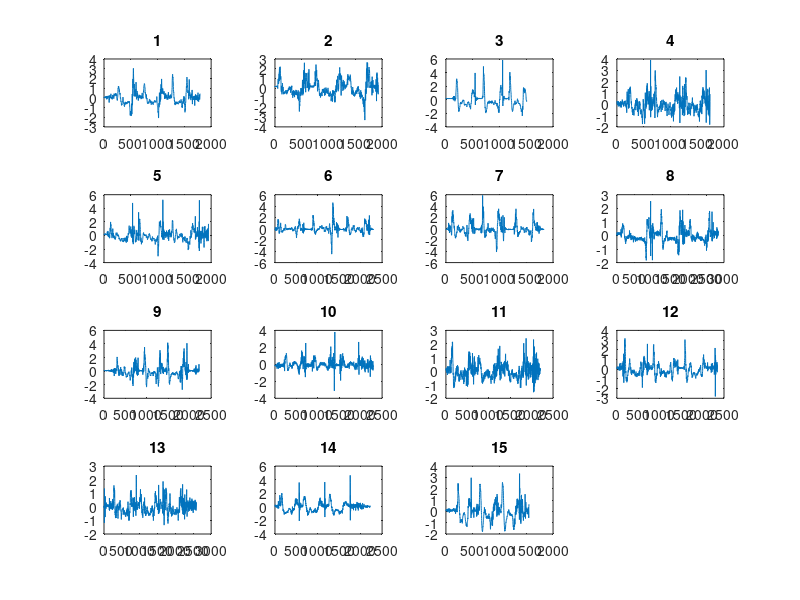
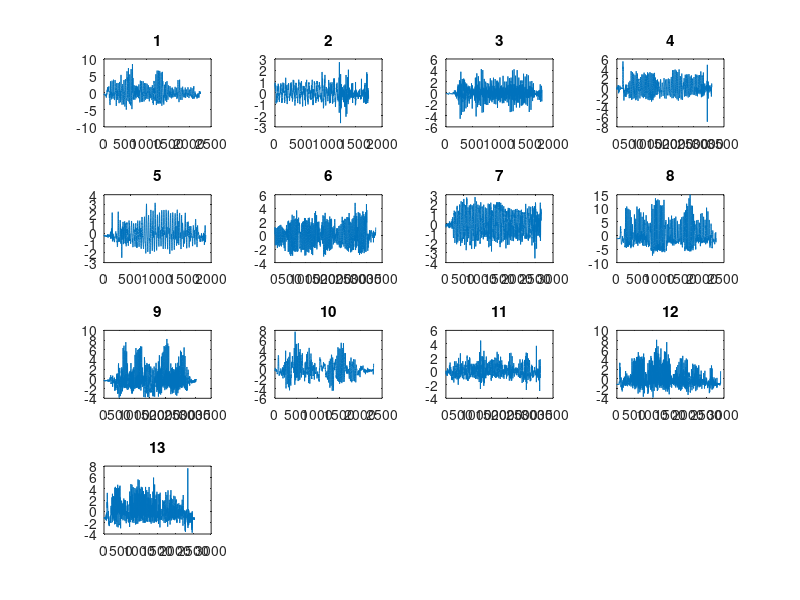
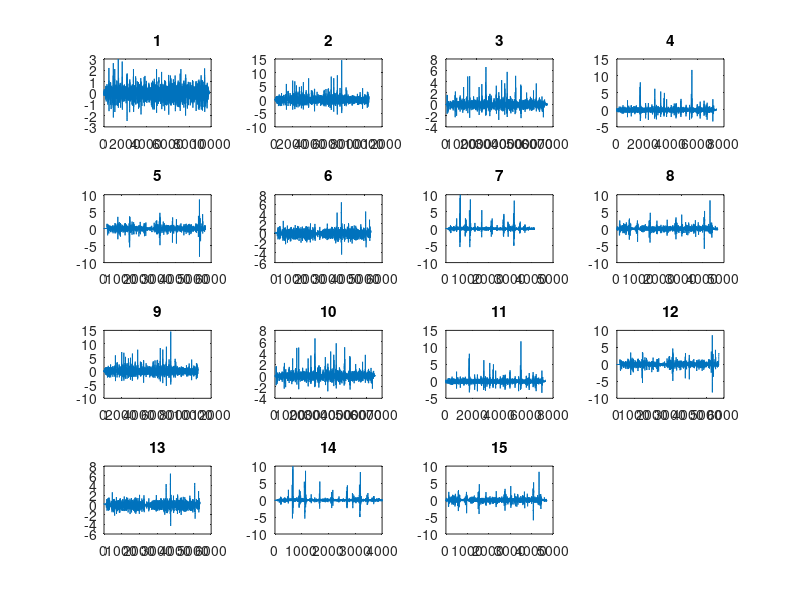
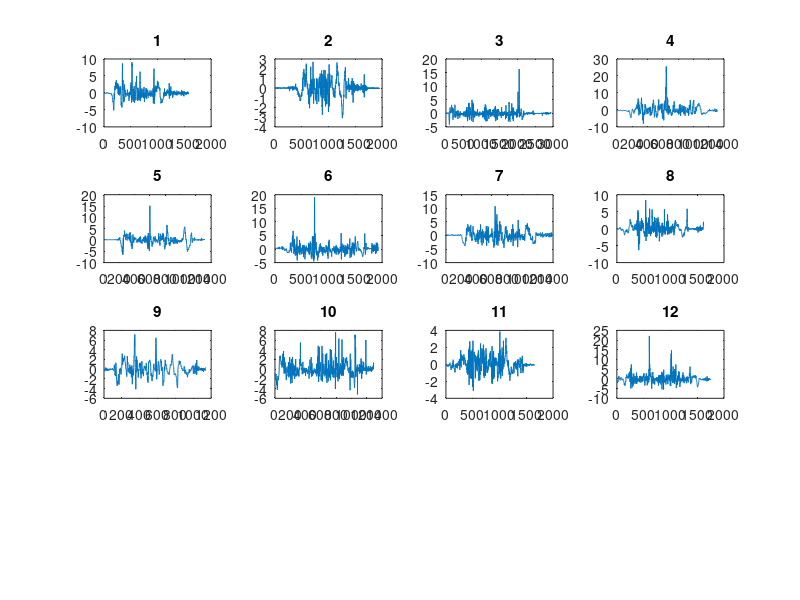

MATLAB code to generate these figures, in order: (Note: this script raises an error after producing the figures.)
close all;
clear all;
clc;

load('data.mat')

%%Plot first elements of array
% --> niet meer nodig, verder berekenen we resultantes
% --> eventueel te gebruiken in verslag
% drinking_x_firstMeasurement = data.drinking(1).x;
% drinking_y_firstMeasurement = data.drinking(1).y;
% drinking_z_firstMeasurement = data.drinking(1).z;
% 
% figure, plot(drinking_x_firstMeasurement)
% 
% brush_x_firstMeasurement = data.brush(1).x;
% brush_y_firstMeasurement = data.brush(1).y;
% brush_z_firstMeasurement = data.brush(1).z;
% 
% figure, plot(brush_x_firstMeasurement)
% 
% shoe_x_firstMeasurement = data.shoe(1).x;
% shoe_y_firstMeasurement = data.shoe(1).y;
% shoe_z_firstMeasurement = data.shoe(1).z;
% 
% figure, plot(shoe_x_firstMeasurement)
% 
% writing_x_firstMeasurement = data.writing(1).x;
% writing_y_firstMeasurement = data.writing(1).y;
% writing_z_firstMeasurement = data.writing(1).z;
% 
% figure, plot(writing_x_firstMeasurement)

%%create featureMatrix
featureMatrix = zeros(numel(data.drinking) + numel(data.brush) + numel(data.shoe) + numel(data.writing),5);

%% Calculate drinking
figure('NumberTitle','off','Name','Drinking data')
amountDrinking = numel(data.drinking);

for ii=1:amountDrinking
    % Get the x,y,z measurements
    drinking_x_Measurement = data.drinking(ii).x;
    drinking_y_Measurement = data.drinking(ii).y;
    drinking_z_Measurement = data.drinking(ii).z;
    % Calculate mean
%     drinking_x_mean = mean(drinking_x_Measurement);
%     drinking_y_mean = mean(drinking_y_Measurement);
%     drinking_z_mean = mean(drinking_z_Measurement);
    % Resultant array
    N = numel(drinking_x_Measurement);
    drinking_result = zeros(N,1);
    % Subtract mean from each value
    for jj=1:N
%         drinking_x_Measurement(jj)=drinking_x_Measurement(jj)-drinking_x_mean;
%         drinking_y_Measurement(jj)=drinking_y_Measurement(jj)-drinking_y_mean;
%         drinking_z_Measurement(jj)=drinking_z_Measurement(jj)-drinking_z_mean;
        % Calculate resultant
        drinking_result(jj) = sqrt(drinking_x_Measurement(jj)^2 + drinking_y_Measurement(jj)^2 + drinking_z_Measurement(jj)^2);
    end
    mean_drinking_result = mean(drinking_result);
    drinking_result = drinking_result - mean_drinking_result;
    % Time domain waardes.
    featureMatrix(ii,1) = mean_drinking_result;
%     featureMatrix(ii,1) = mean_drinking_result;
    featureMatrix(ii,2) = std(drinking_result);
    featureMatrix(ii,3) = skewness(drinking_result);
    % Plot resultant in 1 subplot
    subplot(4,4,ii)
    plot(drinking_result)
    title(ii);
    
    Fs = 128;      %sample frequentie
    T = 1/Fs;       %sample periode
    L = 1500;       %lengte van het signaal
    Y = fft(drinking_result,L);
    twoSideSpectrum = abs(Y/L);
    singleSideSpectrum = twoSideSpectrum(1:L/2);
    singleSideSpectrum(2:end-1) = 2*singleSideSpectrum(2:end-1);
    f = Fs*(0:(L/2)-1)/L;
    % figure('NumberTitle','off','Name','Drinking FFT result'), plot(f,singleSideSpectrum)
    % title('spectrum of the signal')
    % xlabel('f (Hz)')
    % ylabel('|singleSideSpectrum(f)|')
    % Percentile berekening.
    
    cumsum25 = cumsum(singleSideSpectrum.^2)/sum(singleSideSpectrum.^2);    
    index25 = find(cumsum25 >= 0.25, 1, 'first');
    percentile25 = f(index25);
    cumsum75 = cumsum(singleSideSpectrum.^2)/sum(singleSideSpectrum.^2);
    index75 = find(cumsum75 >= 0.75, 1, 'first');
    percentile75 = f(index75);
    featureMatrix(ii,4) = percentile25;
    featureMatrix(ii,5) = percentile75;
end

%% Calculate brushing
figure('NumberTitle','off','Name','Brush data')
amountBrush = numel(data.brush);
for ii=1:amountBrush
    % Get the x,y,z measurements
    brush_x_Measurement = data.brush(ii).x;
    brush_y_Measurement = data.brush(ii).y;
    brush_z_Measurement = data.brush(ii).z;
    % Calculate mean
    %brush_x_mean = mean(brush_x_Measurement);
    %brush_y_mean = mean(brush_y_Measurement);
    %brush_z_mean = mean(brush_z_Measurement);
    % Resultant array
    N = numel(brush_x_Measurement);
    brush_result = zeros(N,1);
    % Subtract mean from each value
    for jj=1:N
        %brush_x_Measurement(jj)=brush_x_Measurement(jj)-brush_x_mean;
        %brush_y_Measurement(jj)=brush_y_Measurement(jj)-brush_y_mean;
        %brush_z_Measurement(jj)=brush_z_Measurement(jj)-brush_z_mean;
        % Calculate resultant
        brush_result(jj) = sqrt(brush_x_Measurement(jj)^2 + brush_y_Measurement(jj)^2 + brush_z_Measurement(jj)^2);
    end
    mean_brush_result = mean(brush_result);
    brush_result = brush_result - mean_brush_result;
    % Time domain waardes.
    featureMatrix(ii + amountDrinking,1) = mean_brush_result;
%     featureMatrix(ii + amountDrinking,1) = mean_brush_result;
    featureMatrix(ii + amountDrinking,2) = std(brush_result);
    featureMatrix(ii + amountDrinking,3) = skewness(brush_result);
    % Plot resultant in 1 subplot
    subplot(4,4,ii)
    plot(brush_result)
    title(ii);
    Fs = 128;      %sample frequentie
    T = 1/Fs;       %sample periode
    L = 1500;       %lengte van het signaal    
    Y = fft(brush_result,L);
    twoSideSpectrum = abs(Y/L);
    singleSideSpectrum = twoSideSpectrum(1:L/2);
    singleSideSpectrum(2:end-1) = 2*singleSideSpectrum(2:end-1);
%     f = Fs*(0:(L/2))/L;
%     figure('NumberTitle','off','Name','Writing FFT result'), plot(f,singleSideSpectrum)
%     title('spectrum of the signal')
%     xlabel('f (Hz)')
%     ylabel('|singleSideSpectrum(f)|')
    cumsum25 = cumsum(singleSideSpectrum.^2)/sum(singleSideSpectrum.^2);    
    index25 = find(cumsum25 >= 0.25, 1, 'first');
    percentile25 = f(index25);
    cumsum75 = cumsum(singleSideSpectrum.^2)/sum(singleSideSpectrum.^2);
    index75 = find(cumsum75 >= 0.75, 1, 'first');
    percentile75 = f(index75);
    featureMatrix(ii + amountDrinking, 4) = percentile25;
    featureMatrix(ii + amountDrinking, 5) = percentile75;
end

% Calculate writing
figure('NumberTitle','off','Name','Writing data')
amountWriting = numel(data.writing);
for ii=1:amountWriting
    % Get the x,y,z measurements
    writing_x_Measurement = data.writing(ii).x;
    writing_y_Measurement = data.writing(ii).y;
    writing_z_Measurement = data.writing(ii).z;
    % Calculate mean
%     writing_x_mean = mean(writing_x_Measurement);
%     writing_y_mean = mean(writing_y_Measurement);
%     writing_z_mean = mean(writing_z_Measurement);
    % Resultant array
    N = numel(writing_x_Measurement);
    writing_result = zeros(N,1);
    % Subtract mean from each value
    for jj=1:N
%         writing_x_Measurement(jj)=writing_x_Measurement(jj)-writing_x_mean;
%         writing_y_Measurement(jj)=writing_y_Measurement(jj)-writing_y_mean;
%         writing_z_Measurement(jj)=writing_z_Measurement(jj)-writing_z_mean;
        % Calculate resultant
        writing_result(jj) = sqrt(writing_x_Measurement(jj)^2 + writing_y_Measurement(jj)^2 + writing_z_Measurement(jj)^2);
    end
    mean_writing_result = mean(writing_result);
    writing_result = writing_result - mean_writing_result;
    featureMatrix(ii+ amountDrinking + amountBrush,1) = mean_writing_result;
%     featureMatrix(ii+ amountDrinking + amountBrush,1) = mean_writing_result;
    featureMatrix(ii+ amountDrinking + amountBrush,2) = std(writing_result);
    featureMatrix(ii+ amountDrinking + amountBrush,3) = skewness(writing_result);
    % Plot resultant in 1 subplot
    subplot(4,4,ii)
    plot(writing_result)
    title(ii);
    Fs = 128;      %sample frequentie
    T = 1/Fs;       %sample periode
    L = 1500;       %lengte van het signaal    
    Y = fft(writing_result,L);
    twoSideSpectrum = abs(Y/L);
    singleSideSpectrum = twoSideSpectrum(1:L/2);
    singleSideSpectrum(2:end-1) = 2*singleSideSpectrum(2:end-1);
%     f = Fs*(0:(L/2))/L;
%     figure('NumberTitle','off','Name','Writing FFT result'), plot(f,singleSideSpectrum)
%     title('spectrum of the signal')
%     xlabel('f (Hz)')
%     ylabel('|singleSideSpectrum(f)|')
    cumsum25 = cumsum(singleSideSpectrum.^2)/sum(singleSideSpectrum.^2);    
    index25 = find(cumsum25 >= 0.25, 1, 'first');
    percentile25 = f(index25);
    cumsum75 = cumsum(singleSideSpectrum.^2)/sum(singleSideSpectrum.^2);
    index75 = find(cumsum75 >= 0.75, 1, 'first');
    percentile75 = f(index75);
    featureMatrix(ii + amountDrinking + amountBrush,4) = percentile25;
    featureMatrix(ii + amountDrinking + amountBrush,5) = percentile75;
end

% Calculate Shoe
amountShoe = numel(data.shoe);
figure('NumberTitle','off','Name','Shoe data')
for ii=1:amountShoe
    % Get the x,y,z measurements
    shoe_x_Measurement = data.shoe(ii).x;
    shoe_y_Measurement = data.shoe(ii).y;
    shoe_z_Measurement = data.shoe(ii).z;
    % Calculate mean
%     shoe_x_mean = mean(shoe_x_Measurement);
%     shoe_y_mean = mean(shoe_y_Measurement);
%     shoe_z_mean = mean(shoe_z_Measurement);
    % Resultant array
    N = numel(shoe_x_Measurement);
    shoe_result = zeros(N,1);
    % Subtract mean from each value
    for jj=1:N
%         shoe_x_Measurement(jj)=shoe_x_Measurement(jj)-shoe_x_mean;
%         shoe_y_Measurement(jj)=shoe_y_Measurement(jj)-shoe_y_mean;
%         shoe_z_Measurement(jj)=shoe_z_Measurement(jj)-shoe_z_mean;
        % Calculate resultant
        shoe_result(jj) = sqrt(shoe_x_Measurement(jj)^2 + shoe_y_Measurement(jj)^2 + shoe_z_Measurement(jj)^2);
    end
    mean_shoe_result = mean(shoe_result);
    shoe_result = shoe_result - mean_shoe_result;
    % Time features
    featureMatrix(ii+ amountDrinking + amountBrush + amountWriting,1) = mean_shoe_result;
%     featureMatrix(ii+ amountDrinking + amountBrush + amountWriting,1) = mean_shoe_result;
    featureMatrix(ii+ amountDrinking + amountBrush + amountWriting,2) = std(shoe_result);
    featureMatrix(ii+ amountDrinking + amountBrush + amountWriting,3) = skewness(shoe_result);
    % Plot resultant in 1 subplot
    subplot(4,4,ii)
    plot(shoe_result)
    title(ii);
    
    Fs = 128;      %sample frequentie
    T = 1/Fs;       %sample periode
    L = 1500;       %lengte van het signaal

    Y = fft(shoe_result,L);
    twoSideSpectrum = abs(Y/L);
    singleSideSpectrum = twoSideSpectrum(1:L/2);
    singleSideSpectrum(2:end-1) = 2*singleSideSpectrum(2:end-1);
    f = Fs*(0:(L/2))/L;
%     figure('NumberTitle','off','Name','Shoe FFT result'), plot(f,singleSideSpectrum)
%     title('spectrum of the signal')
%     xlabel('f (Hz)')
%     ylabel('|singleSideSpectrum(f)|')
    cumsum25 = cumsum(singleSideSpectrum.^2)/sum(singleSideSpectrum.^2);    
    index25 = find(cumsum25 >= 0.25, 1, 'first');
    percentile25 = f(index25);
    cumsum75 = cumsum(singleSideSpectrum.^2)/sum(singleSideSpectrum.^2);
    index75 = find(cumsum75 >= 0.75, 1, 'first');
    percentile75 = f(index75);
    featureMatrix(ii + amountDrinking + amountBrush + amountWriting,4) = percentile25;
    featureMatrix(ii + amountDrinking + amountBrush + amountWriting,5) = percentile75;
end


%Time domain:
% -mean amplitude
% array maken van de amplitudes -> mean berekenen
% -standard deviation amplitude
% standaardafwijking berekenen op array van amplitudes
% -skewness: https://nl.mathworks.com/help/stats/skewness.html 

%Frequency domain:
% -


%% Scatter plots van de features

Class = [ones(amountDrinking,1);2*ones(amountBrush + amountShoe + amountWriting,1)];
figure, gplotmatrix(featureMatrix,[],Class)

%Nieuwe deel van de taak
%% Decision Trees for Binary Classification
% For illustration purpose use the 2 most discriminating features from the data exploration part. 
% Each group selects one of the four activities it wants to detect. 
% Use the binary classification approach one versus the rest to construct the decision tree. 
% Construct a decision tree with the training data given in data.mat. 
% You can use the instruction fitctree in MATLAB for this purpose. 
% Also divide the feature space in the region of the positive instances and the region of the negative instances. 
% Visualise also in the feature space the training instances. 
% Plot the Receiver-Operating-Characteristic (ROC) and also calculate the area-under-the-curve (AUC).
% Use for this purpose the MATLAB instructions perfcurve. 
% The score is obtained by the MATLAB instruction resubPredict for trees. 
% Also calculate the confusion matrix on the training set. Use for that the instruction confusionmat in MATLAB.  
% Extract the accuracy of the binary classifier. 
% Note that calculating performance measures on the training data gives too optimistic results (overfitting). 

%% Overbodig 
% % Aantal elementen in de array / aantal features
% n = numel(featureMatrix) / 5;
% % Code vanuit voorbeeld -> gaat out of bounds
% %p = randperm(2*n)
% % deze werkt wel
% p = randperm(n);
% % Hier ook 2*n verwijderd
% Xte = featureMatrix(p(n+1:n),:);
% Clte = Class(p(n+1:n));
% %Training set 50% of data
% Xtr = featureMatrix(p(1:n),:);
% Cltr = Class(p(1:n));

%help fitctree
%Mdl = fitctree(Xtr(:,1:2),Cltr);

%% tree maken
tree = fitctree(featureMatrix, Class);
view(tree)
view(tree,'Mode','graph')

%%
% die voorbeeldcode daar heeft die eerst nog data moeten genereren enzo

% Code van het voorbeeld -> Geeft conversion error omdat de waardes allemaal doubles zijn 
% View feature space split in two classes
% %help meshgrid
% d = 0.01;
% [x1Grid,x2Grid] = meshgrid(min(Xtr(:,1)):d:max(Xtr(:,1)),...
%     min(Xtr(:,2)):d:max(Xtr(:,2)));
% xGrid = [x1Grid(:),x2Grid(:)];
% labels = predict(Mdl,xGrid);
% 
% % Training data points
% figure
% h(1:2) = gscatter(xGrid(:,1),xGrid(:,2),labels,[0.1 0.5 0.5; 0.5 0.1 0.5 ]);
% hold on
% h(3:4) = gscatter(Xtr(:,1),Xtr(:,2),Cltr);
% legend(h,{'Class1','Class2','Class1 Tr','Class2 Tr'},...
%    'Location','Northwest');
% xlabel('x1');
% ylabel('x2');
% 
% % Testing data points
% figure 
% 
% h(1:2) = gscatter(xGrid(:,1),xGrid(:,2),labels,[0.1 0.5 0.5; 0.5 0.1 0.5 ]);
% hold on
% h(3:4) = gscatter(Xte(:,1),Xte(:,2),Clte);
% legend(h,{'Class1','Class2','Class1 Te','Class2 Te'},...
%    'Location','Northwest');
% xlabel('x1');
% ylabel('x2');
% 
% % ROC curve one vs one
% % help resubPredict
% % [~,score] = resubPredict(Mdl);
% % Class1 vs Class2
% %help perfcurve
% [fpr,tpr,T,AUC,OPTROCPT] = perfcurve(Cltr,score(:,1),1);
% figure
% plot(fpr,tpr)
% hold on
% plot(OPTROCPT(1),OPTROCPT(2),'ro')
% xlabel('False positive rate')
% ylabel('True positive rate')
% title('ROC Curve for Classification by Classification Trees')
% hold off
% 
% % Data preparation for classification app
% 
% Y = [featureMatrix Class];














